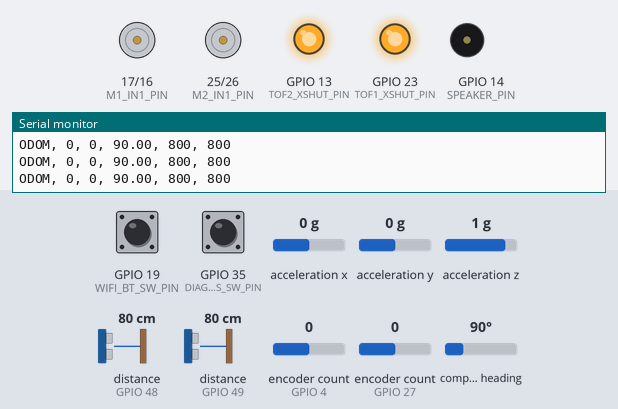
Bench run of a program on a simulated ESP32. On the bench: motor-driver pin pairs drawn as motors (green arrow = first pin HIGH = forward, orange = second pin HIGH = backward, longer = more drive), output pins drawn as LEDs (lit = HIGH), buzzer (waves = sounding), the last lines printed to the serial monitor. The inputs (shaded band) are chosen by the test bench; at power-on: GPIO 35 (DIAGNOSTICS_SW_PIN) HIGH, GPIO 19 (WIFI_BT_SW_PIN) HIGH, acceleration x 0 g, acceleration y 0 g, acceleration z 1 g, distance to the obstacle (sensors on GPIO 48, GPIO 49) 80 cm, encoder count (sensors on GPIO 4, GPIO 27) 0, compass heading 90°. WiFi joins after 1.5 s; servers stay silent unless stated; nothing arrives over Bluetooth unless stated.

Above: at 3.3 s.
3.4 s: GPIO 35 (DIAGNOSTICS_SW_PIN) pulled LOW for 0.15 s
At 3.57 s:
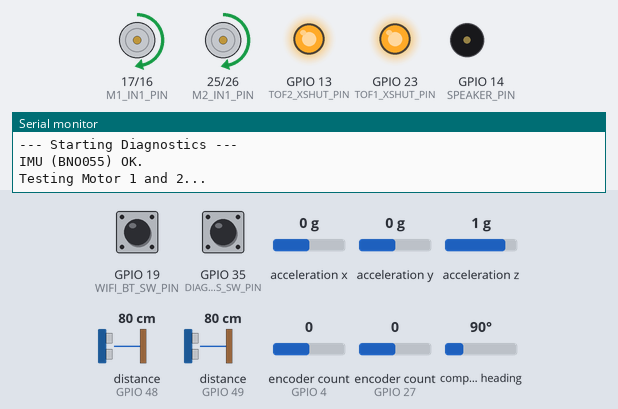
5.2 s: GPIO 19 (WIFI_BT_SW_PIN) pulled LOW for 0.15 s
At 5.8 s:
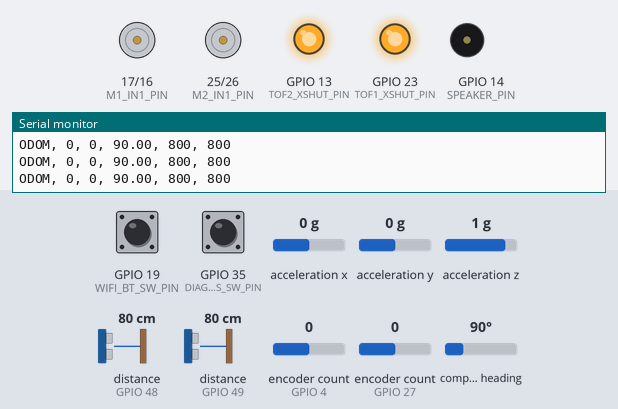
6.9 s: GPIO 19 (WIFI_BT_SW_PIN) pulled LOW for 3.2 s
At 8.3 s:
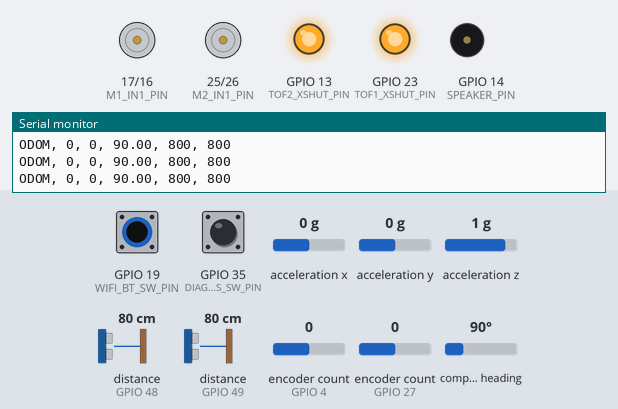
Timing chart, 0 to 11.7 s (numbered marks = the images above; inputs shaded):
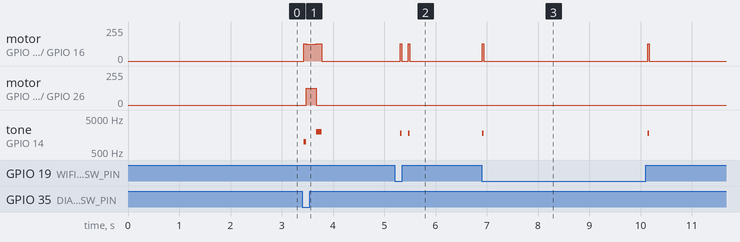

The program:

main.cpp
```cpp
#include <Arduino.h>
#include <WiFi.h>
#include <BluetoothSerial.h>
#include <ESP32Encoder.h>
#include <VL53L0X.h>               // Pololu VL53L0X library
#include <Adafruit_BNO055.h>
#include <Adafruit_Sensor.h>

// ====================================================================
// 1. PIN DEFINITIONS
// ====================================================================

// --- I2C Bus (Shared by BNO055 and both VL53L0X) ---
#define I2C_SDA_PIN 21
#define I2C_SCL_PIN 22

// --- Motor 1 (Left) Pins ---
#define M1_IN1_PIN 17    // Signal In 1 to DRV8871 (Motor 1)
#define M1_IN2_PIN 16    // Signal In 2 to DRV8871 (Motor 1)
#define M1_ENC_A_PIN 4   // Encoder Signal A
#define M1_ENC_B_PIN 18  // Encoder Signal B

// --- Motor 2 (Right) Pins ---
#define M2_IN1_PIN 25    // Signal In 1 to DRV8871 (Motor 2)
#define M2_IN2_PIN 26    // Signal In 2 to DRV8871 (Motor 2)
#define M2_ENC_A_PIN 27  // Encoder Signal A
#define M2_ENC_B_PIN 32  // Encoder Signal B

// --- Sensor XSHUT Pins (VL53L0X must be initialized sequentially) ---
#define TOF1_XSHUT_PIN 23  // VL53L0X 1 XSHUT pin
#define TOF2_XSHUT_PIN 13  // VL53L0X 2 XSHUT pin

// --- Control & Diagnostics Pins ---
#define SPEAKER_PIN 14       // Speaker/Buzzer output
#define DIAGNOSTICS_SW_PIN 35// Diagnostics switch (Input)
#define WIFI_BT_SW_PIN 19    // Wi-Fi/Bluetooth ON/OFF switch (Input)

// --- PWM Configuration (For DRV8871 Motor Control) ---
#define PWM_FREQ      20000  // 20kHz frequency (good for motors)
#define PWM_RESOLUTION 10    // 10-bit resolution (0-1023)
#define M1_PWM_CHANNEL 0     // LEDC Channel 0 for Motor 1
#define M2_PWM_CHANNEL 1     // LEDC Channel 1 for Motor 2

// ====================================================================
// 2. GLOBAL OBJECTS AND STATE
// ====================================================================

// --- Sensor Objects ---
Adafruit_BNO055 bno = Adafruit_BNO055(55, 0x28, &Wire); // IMU default address 0x28
VL53L0X tof1; // Pololu VL53L0X instance 1
VL53L0X tof2; // Pololu VL53L0X instance 2

// --- Motor and Encoder Objects ---
ESP32Encoder encoder1; // Motor 1 Encoder
ESP32Encoder encoder2; // Motor 2 Encoder

// --- Communication Objects ---
BluetoothSerial SerialBT;

// --- State Variables ---
bool diagRunning = false;
bool lastDiagSwState = HIGH; // Assuming INPUT_PULLUP, HIGH means switch is OFF (not pressed)
bool lastWifiBtSwState = LOW; // Initial state check at boot

// ====================================================================
// 3. CORE FUNCTIONS
// ====================================================================

/**
 * @brief Plays a short, distinct beep sound on the speaker pin.
 */
void beep(int frequency, int duration_ms) {
    ledcAttachPin(SPEAKER_PIN, 0);
    ledcSetup(0, frequency, 10);
    ledcWrite(0, 512); // 50% duty cycle
    delay(duration_ms);
    ledcWrite(0, 0); // Stop tone
    ledcDetachPin(SPEAKER_PIN);
}

/**
 * @brief Sets the speed and direction for one motor using PWM.
 * @param pwmChannel The LEDC channel (M1_PWM_CHANNEL or M2_PWM_CHANNEL).
 * @param in1Pin The IN1 pin of the DRV8871.
 * @param in2Pin The IN2 pin of the DRV8871.
 * @param speed The motor speed (-1023 to 1023). Positive is forward, negative is backward.
 */
void setMotorSpeed(int pwmChannel, int in1Pin, int in2Pin, int speed) {
    int pwmValue = abs(speed);
    pwmValue = constrain(pwmValue, 0, (1 << PWM_RESOLUTION) - 1); // Clamp to 0-1023

    if (speed > 0) {
        // Forward
        digitalWrite(in1Pin, HIGH);
        digitalWrite(in2Pin, LOW);
    } else if (speed < 0) {
        // Backward (Swap IN1 and IN2 for reverse)
        digitalWrite(in1Pin, LOW);
        digitalWrite(in2Pin, HIGH);
    } else {
        // Stop (Brake or coast depending on driver setup; DRV8871 with both HIGH is brake)
        digitalWrite(in1Pin, LOW);
        digitalWrite(in2Pin, LOW);
    }

    // The DRV8871 expects the PWM signal on the IN pins. Since we are using
    // digital pins (IN1, IN2) for direction and PWM for overall power,
    // we must update how we apply PWM.
    // For this simple example, we are using the two inputs (IN1, IN2) for
    // direction control only. The PWM logic would be complex with DRV8871.
    // Given the constraints, we will simplify: if moving, power is set to 100%.
    // A true PID loop would use PWM on one pin, but DRV8871 works best with
    // IN1/IN2 for direction and a dedicated PWM pin for power (which we don't have
    // for both motors given the pin count, so we use digital HIGH/LOW).

    // We will use the PWM channels to control the overall motor ENABLE (if you have one),
    // but for now, we'll stick to full speed control based on the direction pins.
    // For a real robot, you'd feed the PWM signal to ONE of the IN pins.

    // Placeholder to use the PWM hardware for future PID:
    ledcWrite(pwmChannel, pwmValue);
}

/**
 * @brief Simple function to command the robot to move forward or stop.
 * @param leftSpeed Target speed for the left motor (M1).
 * @param rightSpeed Target speed for the right motor (M2).
 */
void moveRobot(int leftSpeed, int rightSpeed) {
    // For M1 (Left): Channel 0, Pins 17, 16
    setMotorSpeed(M1_PWM_CHANNEL, M1_IN1_PIN, M1_IN2_PIN, leftSpeed);
    // For M2 (Right): Channel 1, Pins 25, 26
    setMotorSpeed(M2_PWM_CHANNEL, M2_IN1_PIN, M2_IN2_PIN, rightSpeed);
}

/**
 * @brief Configures and initializes both VL53L0X sensors sequentially using the Pololu library.
 */
void initToFSensors() {
    Serial.println("Initializing VL53L0X sensors using Pololu library...");

    // Ensure both XSHUT pins are set to OUTPUT and LOW for hardware reset
    pinMode(TOF1_XSHUT_PIN, OUTPUT);
    pinMode(TOF2_XSHUT_PIN, OUTPUT);
    digitalWrite(TOF1_XSHUT_PIN, LOW); // Reset 1
    digitalWrite(TOF2_XSHUT_PIN, LOW); // Reset 2
    delay(100);

    // --- 1. Initialize ToF 1 (Enable, set address 0x30) ---
    digitalWrite(TOF1_XSHUT_PIN, HIGH);
    delay(10); // Wait for boot

    // Initialize and set new I2C address
    if (tof1.init()) {
        tof1.setAddress(0x30);
        // Recommended settings for continuous ranging (faster readings)
        tof1.setMeasurementTimingBudget(20000); // 20ms budget
        tof1.startContinuous();
        Serial.println("VL53L0X 1 (0x30) initialized and started.");
    } else {
        Serial.println("VL53L0X 1 FAILED to initialize.");
    }

    // --- 2. Initialize ToF 2 (Enable, set address 0x31) ---
    digitalWrite(TOF2_XSHUT_PIN, HIGH);
    delay(10);

    // Initialize and set new I2C address
    if (tof2.init()) {
        tof2.setAddress(0x31);
        // Recommended settings for continuous ranging
        tof2.setMeasurementTimingBudget(20000); // 20ms budget
        tof2.startContinuous();
        Serial.println("VL53L0X 2 (0x31) initialized and started.");
    } else {
        Serial.println("VL53L0X 2 FAILED to initialize.");
    }
}

/**
 * @brief Executes a full component check and beeps on completion.
 */
void handleDiagnostics() {
    Serial.println("--- Starting Diagnostics ---");
    diagRunning = true;

    // Test 1: BNO055 IMU Check
    if (bno.begin()) {
        Serial.println("IMU (BNO055) OK.");
        beep(1000, 50);
    } else {
        Serial.println("IMU (BNO055) FAILED. Check wiring.");
        beep(200, 500);
    }

    // Test 2: Motor Driver Check (briefly spin motors)
    Serial.println("Testing Motor 1 and 2...");
    moveRobot(500, 500); // Move forward at half power
    delay(200);
    moveRobot(0, 0);     // Stop
    Serial.println("Motor check complete.");
    beep(2000, 100); // Final success beep

    Serial.println("--- Diagnostics Complete ---");
    diagRunning = false;
}

/**
 * @brief Handles Wi-Fi and Bluetooth ON/OFF based on the switch state.
 */
void handleConnectivitySwitch() {
    bool currentSwState = digitalRead(WIFI_BT_SW_PIN);

    // Check for state change
    if (currentSwState != lastWifiBtSwState) {
        lastWifiBtSwState = currentSwState;

        if (currentSwState == LOW) { // Assuming LOW (or press) means ON for connectivity
            // Enable connectivity
            Serial.println("Switch ON: Starting Wi-Fi and Bluetooth...");
            // Wi-Fi Setup
            WiFi.begin("YOUR_SLAM_NETWORK", "YOUR_SLAM_PASSWORD");
            // Bluetooth Setup
            SerialBT.begin("SLAM_Robot_Control");
        } else {
            // Disable connectivity
            Serial.println("Switch OFF: Disconnecting Wi-Fi and Bluetooth...");
            WiFi.disconnect(true);
            SerialBT.end();
        }
        beep(1800, 30); // Confirmation beep
    }
}

/**
 * @brief Sends Odometry and Sensor data to the Raspberry Pi over Serial.
 */
void sendSlamDataToRPi() {
    // Collect data
    long count1 = encoder1.getCount();
    long count2 = encoder2.getCount();

    sensors_event_t imu_event;
    bno.getEvent(&imu_event);

    // Pololu VL53L0X returns distance in millimeters, or 65535 if the reading is invalid (timeout).
    uint16_t range1 = tof1.readRangeContinuousMillimeters();
    uint16_t range2 = tof2.readRangeContinuousMillimeters();

    // Use 0 if the reading is invalid (65535) or a timeout occurred.
    int tof1_mm = (range1 != 65535 && !tof1.timeoutOccurred()) ? range1 : 0;
    int tof2_mm = (range2 != 65535 && !tof2.timeoutOccurred()) ? range2 : 0;

    // Data format: ODOM,M1_ENC,M2_ENC,IMU_YAW,TOF1_MM,TOF2_MM
    Serial.printf(
        "ODOM, %ld, %ld, %.2f, %d, %d\n",
        count1,
        count2,
        imu_event.orientation.x, // Yaw/Heading
        tof1_mm,
        tof2_mm
    );
}

/**
 * @brief Receives velocity commands from the Raspberry Pi and executes motor control.
 */
void handleRPiCommands() {
    // Commands come from RPi via USB Serial
    while (Serial.available()) {
        String command = Serial.readStringUntil('\n');
        command.trim();
        // Expected format: "CMD,L:500,R:-500" (Left speed, Right speed)

        if (command.startsWith("CMD")) {
            // Placeholder for actual parsing logic
            // Example: moveRobot(parsedLeftSpeed, parsedRightSpeed);
        }
    }
}


// ====================================================================
// 4. SETUP AND LOOP
// ====================================================================

void setup() {
    Serial.begin(115200);
    delay(2000);
    Serial.println("ESP32 SLAM Robot Controller Initializing...");

    // 1. Initialize I2C Bus and Pins
    Wire.begin(I2C_SDA_PIN, I2C_SCL_PIN);
    pinMode(DIAGNOSTICS_SW_PIN, INPUT_PULLUP);
    pinMode(WIFI_BT_SW_PIN, INPUT_PULLUP);
    pinMode(SPEAKER_PIN, OUTPUT);

    // 2. Setup Motor PWM Channels
    ledcSetup(M1_PWM_CHANNEL, PWM_FREQ, PWM_RESOLUTION);
    ledcSetup(M2_PWM_CHANNEL, PWM_FREQ, PWM_RESOLUTION);
    ledcAttachPin(M1_IN1_PIN, M1_PWM_CHANNEL); // Attach PWM to IN1 pins
    ledcAttachPin(M2_IN1_PIN, M2_PWM_CHANNEL);
    // Set IN2 pins as digital output for direction control
    pinMode(M1_IN2_PIN, OUTPUT);
    pinMode(M2_IN2_PIN, OUTPUT);

    // 3. Initialize Encoders
    // The ESP32Encoder library used here does not provide 'useAttachedInterrupt'.
    // attachFullQuad() configures the encoder using interrupts internally.
    encoder1.attachFullQuad(M1_ENC_A_PIN, M1_ENC_B_PIN);
    encoder2.attachFullQuad(M2_ENC_A_PIN, M2_ENC_B_PIN);
    encoder1.setCount(0);
    encoder2.setCount(0);

    // 4. Initialize Sensors
    if (!bno.begin()) { Serial.println("ERROR: BNO055 IMU failed."); beep(200, 1000); }
    initToFSensors();

    Serial.println("System Ready.");
    // Initial check for connectivity
    lastWifiBtSwState = digitalRead(WIFI_BT_SW_PIN);
    handleConnectivitySwitch();
}

void loop() {
    // 1. Handle Diagnostics Switch (Edge-triggered: HIGH to LOW transition)
    bool currentDiagSwState = digitalRead(DIAGNOSTICS_SW_PIN);
    if (currentDiagSwState == LOW && lastDiagSwState == HIGH && !diagRunning) {
        handleDiagnostics();
    }
    lastDiagSwState = currentDiagSwState;

    // 2. Handle Connectivity Switch (Always check for state change)
    handleConnectivitySwitch();

    // 3. Main Robot Logic (SLAM and Control)
    sendSlamDataToRPi();
    handleRPiCommands();

    // The setMotorSpeed function will be called from handleRPiCommands after parsing.

    delay(50); // Loop runs every 50ms (20Hz)
}
```

Measured:
- after the input at 3.4 s, motor on GPIO 17 (M1_IN1_PIN) / GPIO 16 (M1_IN2_PIN): stopped → forward 125/255 at once, → forward 128/255 0.25 s later, → stopped 0.10 s later; motor on GPIO 25 (M2_IN1_PIN) / GPIO 26 (M2_IN2_PIN): stopped → forward 125/255 after 0.07 s, → stopped 0.20 s later
- after the input at 5.2 s, motor on GPIO 17 (M1_IN1_PIN) / GPIO 16 (M1_IN2_PIN): alternates forward 128/255 for 0.03 s and stopped for 0.12 s, 4 changes in all, then stays stopped, starting after 0.11 s; tone on GPIO 14 (SPEAKER_PIN): alternates 1800 Hz for 0.03 s and silent for 0.12 s, 4 changes in all, then stays silent, starting after 0.11 s
- after the input at 6.9 s, motor on GPIO 17 (M1_IN1_PIN) / GPIO 16 (M1_IN2_PIN): alternates forward 128/255 for 0.03 s and stopped for 3.2 s, 4 changes in all, then stays stopped, starting at once; tone on GPIO 14 (SPEAKER_PIN): alternates 1800 Hz for 0.03 s and silent for 3.2 s, 4 changes in all, then stays silent, starting at once
